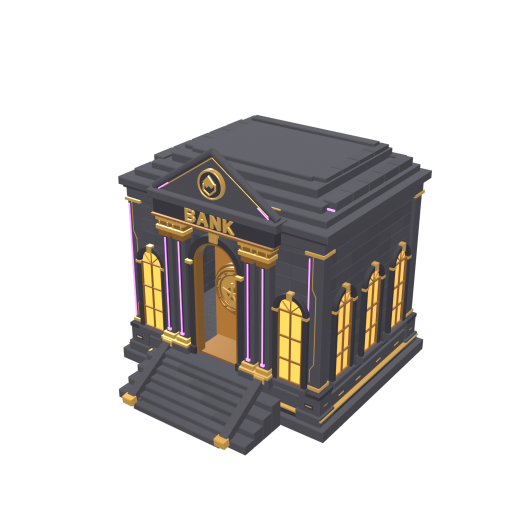
#> input picture assets/website/buildings/bank.png, 1024 x 1024 px, given in place of island_hero.png, which was not available (shown at 1/2 size)
$ python render.py
#> lines starting #> are read from the running program, lines starting #| are printed output that depends on the picture; pictures that were not available may be replaced by others from this repository, and a replacement may not be noted
"""
Corporator city teaser - 32 s / 1920x1080 / 30 fps compositor.

Builds the whole teaser from the original PNGs in assets/ plus an original
synthesised audio bed. Every element lives on an absolute frame timeline, so
motion is continuous across scene boundaries by construction.

Frame map (30 fps, 960 frames, 32.000 s):
  s01 0-119   s02 120-239   s03 240-389
  s04 390-539  s05 540-689   s06 690-839   s07 840-959
"""
import math
import os
import subprocess
import sys

from PIL import Image, ImageDraw, ImageFilter, ImageFont

ROOT = os.path.dirname(os.path.dirname(os.path.abspath(__file__)))
ASSETS = os.path.join(ROOT, "assets")
FONTS = os.path.join(ROOT, "fonts")
OUT = os.path.join(ROOT, "output")
BUILD = os.path.join(ROOT, "build")

W, H, FPS, NF = 1920, 1080, 30, 960
INK = (33, 40, 47)
WARM_WHITE = (252, 250, 247)
F_BOLD = os.path.join(FONTS, "Outfit-Bold.ttf")
F_REG = os.path.join(FONTS, "Outfit-Regular.ttf")

BASE_Y = 870          # shared object base line for scenes 02/03/04
GROUND_Y = 884        # shared graphite ground line
ISO_DX, ISO_DY = 40, 34   # consistent entry offset: settle up-and-right


# ----------------------------------------------------------------- easing --
def clamp01(t):
    return 0.0 if t < 0.0 else (1.0 if t > 1.0 else t)


def ease_out_cubic(t):
    t = clamp01(t)
    return 1.0 - (1.0 - t) ** 3


def ease_in_out_cubic(t):
    t = clamp01(t)
    return 4 * t * t * t if t < 0.5 else 1 - ((-2 * t + 2) ** 3) / 2


def smoothstep(t):
    t = clamp01(t)
    return t * t * (3 - 2 * t)


def ease_out_sine(t):
    t = clamp01(t)
    return math.sin(t * math.pi / 2)


def seg(n, f0, f1):
    return 1.0 if f1 <= f0 else (n - f0) / (f1 - f0)


def ramp(n, f0, f1, easing=ease_out_cubic):
    return easing(seg(n, f0, f1))


def hold_in(n, f0, f1):
    return 0.0 if n < f0 else ramp(n, f0, f1)


def fade_out(n, f0, f1, easing=ease_in_out_cubic):
    return 1.0 - ramp(n, f0, f1, easing)


# ------------------------------------------------------------ asset prep ---
def load(rel):
    return Image.open(os.path.join(ROOT, rel)).convert("RGBA")


def sil_bbox(im, thresh=128):
    return im.getchannel("A").point(
        lambda v: 255 if v >= thresh else 0).getbbox()


# [18 lines left out: function sprite, not called in this run]


# ------------------------------------------------------------- utilities ---
_font_cache, _text_cache, _resize_cache, _wash_cache = {}, {}, {}, {}


# [49 lines left out: functions font, text_layer, draw_text, not called in this run]


_shadow = None


# [118 lines left out: functions contact_shadow, _scaled, place, wash, ell, band and 3 more, not called in this run]


# ------------------------------------------------------------ backgrounds --
class Stage:
    pass


ST = Stage()

# ---------------------------------------------------------------------------
# island: the WHOLE 3840x2160 source, proportions preserved, no pixel of the
# island ever cut.  Solid island silhouette in source px is
# x 1174..2693, y 496..1885 (measured; sky gradient and cloud excluded).
#
# ISO_PIN is the screen position of the city-building centre and is the FOCUS
# POINT of the push.  It is not free: the pre-render is the source at the 1.06
# scale, so for the frame to stay covered at z = 1.00 the image's left/top edge
# must already be at or outside the frame there, i.e.
#     ISO_PIN.x <= ISO_CORE.x * ISO_S1 * ISO_ZMAX   (1187.5 px here)
#     ISO_PIN.y <= ISO_CORE.y * ISO_S1             (612.7 px here)
# and for the island to keep margins at 1.06:
#     ISO_PIN.y >= 72 + 308*1.06 = 398.5   and   <= 1060 - 545*1.06 = 482.3
# so ISO_PIN.y lands in [398.5, 482.3].  The pre-render is additionally padded
# with the island's own sky colour, so a crop can never reveal black.
#   z = 1.00 -> island  x  713..1647,  y  137..990   (left sky free for type)
#   z = 1.06 -> island  x  685..1673,  y  119..1023  (247 px right, 57 px bottom)
ISO_S1 = 0.61419          # source -> screen scale at z = 1.00
ISO_ZMAX = 1.06
ISO_PAD = 48              # sky-coloured safety border on the pre-render
ISO_CORE = (1933.5, 997.5)  # centre of the city buildings, source px
ISO_PIN = (1180.0, 445.0)   # where that centre sits on screen (the focus point)


def build_island():
    src = Image.open(os.path.join(ASSETS, "island", "island_hero.png")).convert("RGB")
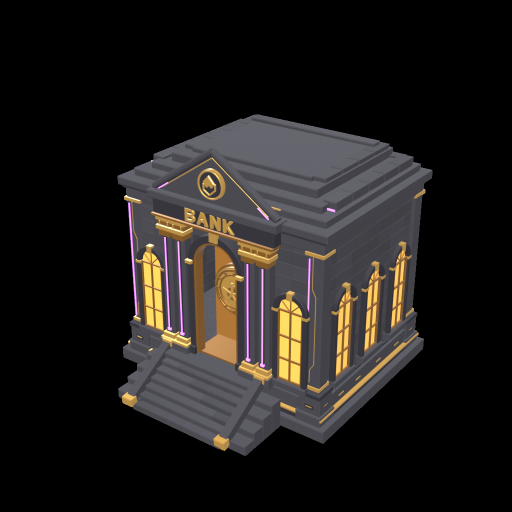
#> src: PIL image 1024x1024 RGB (shown at 1/2 size); mean R, G, B 32.2, 29.1, 27.2
    s = ISO_S1 * ISO_ZMAX
    tw, th = round(src.width * s), round(src.height * s)
#> tw = 667; th = 667
    # pad with the island's own corner sky so no crop can ever expose black
    sky = src.getpixel((0, 0))
#> sky = (0, 0, 0)
    canvas = Image.new("RGB", (tw + 2 * ISO_PAD, th + 2 * ISO_PAD), sky)
#> canvas: PIL image 763x763 RGB; every value is 0
    canvas.paste(src.resize((tw, th), Image.LANCZOS), (ISO_PAD, ISO_PAD))
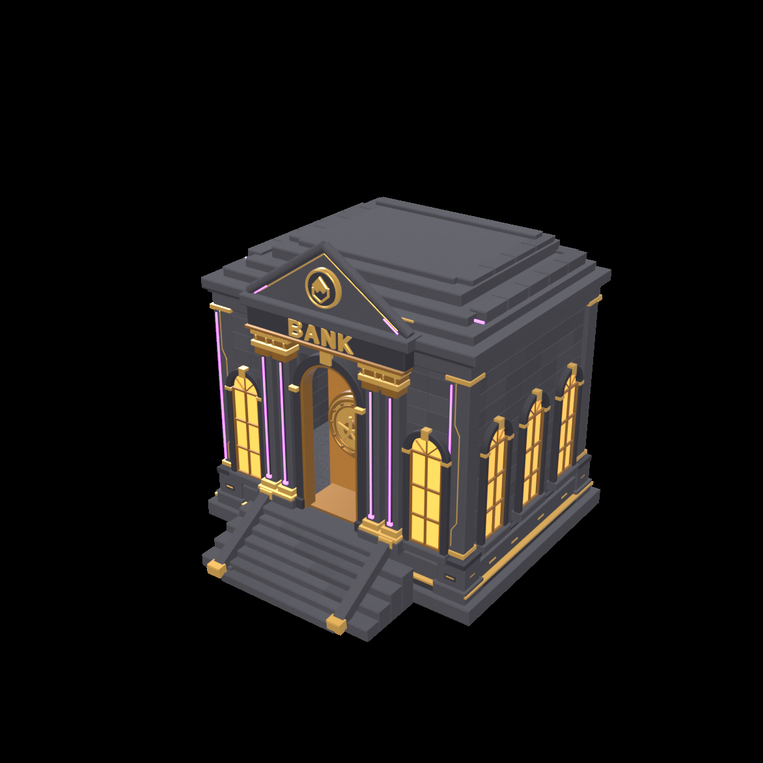
#> canvas: PIL image 763x763 RGB; mean R, G, B 24.6, 22.3, 20.8
    ST.island = canvas
    ST.iso_pad = ISO_PAD


# [36 lines left out: functions build_sky, build_logo, build_window, not called in this run]


WASH_KEYS = [(0, 0.0), (108, 0.0), (132, 0.24), (240, 0.24), (398, 0.24),
             (526, 0.24), (558, 0.62), (674, 0.62), (708, 0.46), (820, 0.46),
             (844, 0.0), (959, 0.0)]


# [58 lines left out: functions wash_amount, build_background, scene01, not called in this run]


# -------------------------------------------------------- scene 02 ---------
B2 = [("workshop", 420, 540, 120), ("power_node", 960, 520, 123),
      ("bank", 1500, 470, 126)]
B2_DUR = 14


# [26 lines left out: function scene02, not called in this run]


# -------------------------------------------------------- roles 03 + 04 ---
ROLE_ORDER = ["engineer", "logistician", "manager", "scientist", "trader"]
ROLE_LABEL = {"engineer": "Engineer", "logistician": "Logistician",
              "manager": "Manager", "scientist": "Scientist", "trader": "Trader"}
ROLE_H3 = {"engineer": 545, "logistician": 530, "manager": 515,
           "scientist": 535, "trader": 505}
ROLE_X3 = {"engineer": 300, "logistician": 630, "manager": 960,
           "scientist": 1290, "trader": 1620}
ROLE_F0 = {"engineer": 240, "logistician": 244.5, "manager": 249,
           "scientist": 253.5, "trader": 258}
ROLE_DUR = 13.5
NAME_F0 = {k: v + ROLE_DUR + 3.0 for k, v in ROLE_F0.items()}

GROUPS = [
    dict(role="engineer", rh=365, cx=376, rel="assets/buildings/workshop.png",
         bname="Workshop", bh=390, f0=396),
    dict(role="scientist", rh=360, cx=960,
         rel="assets/buildings/ai_research_center.png", bname="AI Research Center",
         bh=430, f0=400),
    dict(role="trader", rh=340, cx=1535, rel="assets/buildings/bank.png",
         bname="Bank", bh=350, f0=404),
]
MOVE_F0, MOVE_F1 = 380, 414


# [105 lines left out: functions role_state, draw_roles, scene03, scene04, not called in this run]


# -------------------------------------------------------- scene 05 ---------
CELLS = [("assets/buildings/ai_research_center.png", "NVDA · Compute", 360, 515),
         ("assets/buildings/energy_plant.png", "TSLA · Energy", 960, 515),
         ("assets/buildings/logistics_hub.png", "AMZN · Logistics", 1560, 515),
         ("assets/buildings/flagship_store.png", "AAPL · Consumer", 360, 850),
         ("assets/buildings/cloud_campus.png", "MSFT · Automation", 960, 850),
         ("assets/buildings/finance_tower.png", "COIN · Finance", 1560, 850)]
CELL_H = 235


# [27 lines left out: function scene05, not called in this run]


# -------------------------------------------------------- scene 06 ---------
WIN = (1080, 390, 640, 560)
S6_BASE = 830
S6_LINE = 844


# [90 lines left out: functions scene06, island_window, scene07, not called in this run]


# ------------------------------------------------------------ drift loop ---
SCENES = [(0, 120), (120, 240), (240, 390), (390, 540), (540, 690), (690, 840)]


# [7 lines left out: function drift_at, not called in this run]


SP2, SP3, SP4, SP5, SP6 = {}, {}, {}, {}, None


# [13 lines left out: function render_frame, not called in this run]


def preload():
    global SP6
    build_island()
    check_island_coverage()
    build_sky()
    build_logo()
    build_window()
    for key, x, h, f0 in B2:
        SP2[key] = sprite(os.path.join("assets", "buildings", key + ".png"), h)
    for role in ROLE_ORDER:
        SP3[role] = sprite(os.path.join("assets", "roles", role + ".png"),
                           ROLE_H3[role])
    SP3["_hub"] = sprite("assets/buildings/agent_hub.png", 250)
    for g in GROUPS:
        SP4[g["role"]] = sprite(g["rel"], g["bh"])
        # sprite() returns the silhouette at the padded scale, so recover the
        # true aspect ratio and derive the on-screen width from the target height
        rsw, rsh = SP3[g["role"]][1], SP3[g["role"]][2]
        bsw, bsh = SP4[g["role"]][1], SP4[g["role"]][2]
        g["rw"] = g["rh"] * rsw / rsh
        g["bw"] = g["bh"] * bsw / bsh
        gap = 76.0
        x0 = g["cx"] - (g["rw"] + gap + g["bw"]) / 2.0
        g["role_x"] = x0 + g["rw"] / 2.0
        g["bld_x"] = x0 + g["rw"] + gap + g["bw"] / 2.0
    for i, (rel, tick, cx, by) in enumerate(CELLS):
        SP5[i] = sprite(rel, CELL_H)
    SP6 = sprite("assets/buildings/bank.png", 380)
    print("preload ok; group x:",
          [(g["role"], round(g["role_x"]), round(g["bld_x"])) for g in GROUPS])


def ffmpeg():
    import imageio_ffmpeg
    return imageio_ffmpeg.get_ffmpeg_exe()


def check_island_coverage():
    """
    Fail loudly if the island would ever leave the frame.  Two things must hold
    for every zoom step used by scene 01:
      1. the crop window lies inside the pre-render  (no black/empty revealed)
      2. the island silhouette stays inside the frame (no lost tower or cliff)
    """
    pw, ph = ST.island.size
#> pw = 763; ph = 763
    bad = []
    iso = (1174.0, 496.0, 2693.0, 1885.0)
    for i in range(0, 200):
        z = 1.0 + 0.06 * smoothstep(seg(i, 0, 134))
        s = ISO_S1 * z
        x0 = ISO_PIN[0] - ISO_CORE[0] * s
        y0 = ISO_PIN[1] - ISO_CORE[1] * s
        ix = ISO_PAD - x0 * (ISO_ZMAX / z)
        iy = ISO_PAD - y0 * (ISO_ZMAX / z)
        if ix < 0 or iy < 0 or ix + W > pw or iy + H > ph:
            bad.append("frame %d z=%.4f crop (%.1f,%.1f) out of pre-render %s"
                       % (i, z, ix, iy, (pw, ph)))
        L = x0 + iso[0] * s
        R = x0 + iso[2] * s
        T = y0 + iso[1] * s
        B = y0 + iso[3] * s
        if L < 0 or T < 0 or R > W or B > H:
            bad.append("frame %d z=%.4f island L%.0f T%.0f R%.0f B%.0f out of frame"
                       % (i, z, L, T, R, B))
    if bad:
#> (the run stopped early here; a loop or call above may not have finished)

$ run again, on assets/website/buildings_std/bank.png
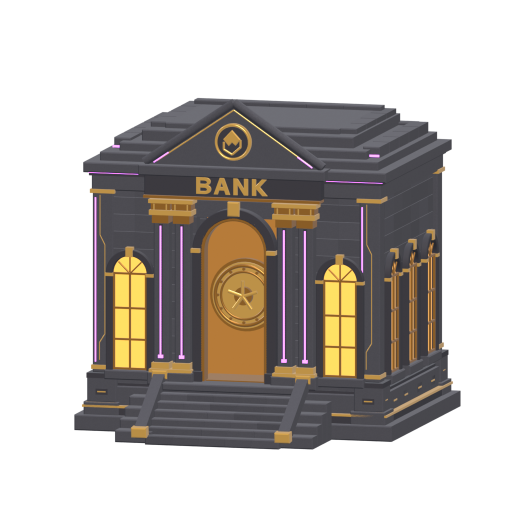
#> input picture assets/website/buildings_std/bank.png, 1024 x 1024 px, given in place of island_hero.png, which was not available (shown at 1/2 size)
#> in build_island, `src = Image.open(os.path.join(ASSETS, "island", "island_hero.png")).co..`:
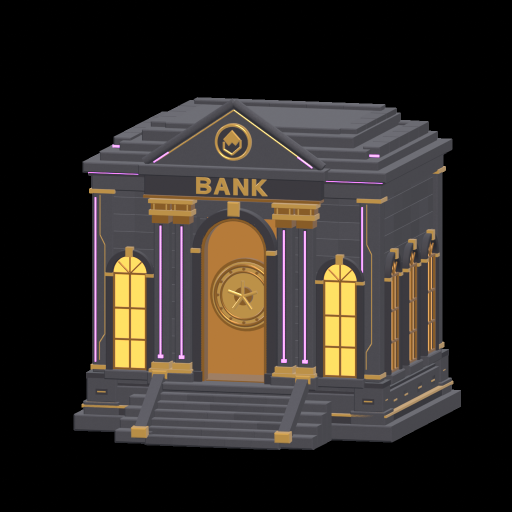
#> src: PIL image 1024x1024 RGB (shown at 1/2 size); mean R, G, B 47.4, 41.8, 37
#> sky = (0, 0, 0)
#> in build_island, `canvas.paste(src.resize((tw, th), Image.LANCZOS), (ISO_PAD, ISO_PAD))`:
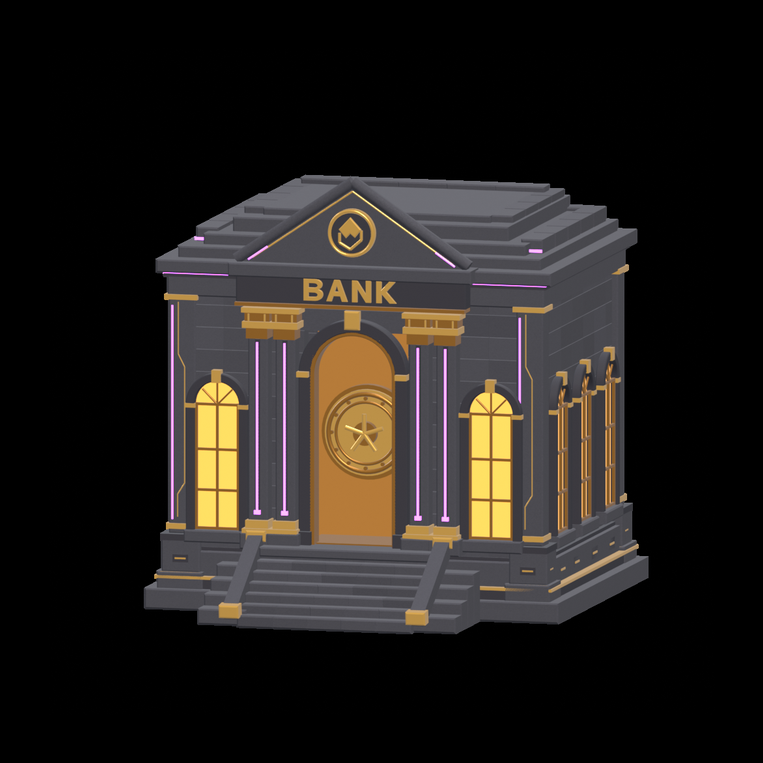
#> canvas: PIL image 763x763 RGB; mean R, G, B 36.2, 32, 28.2
